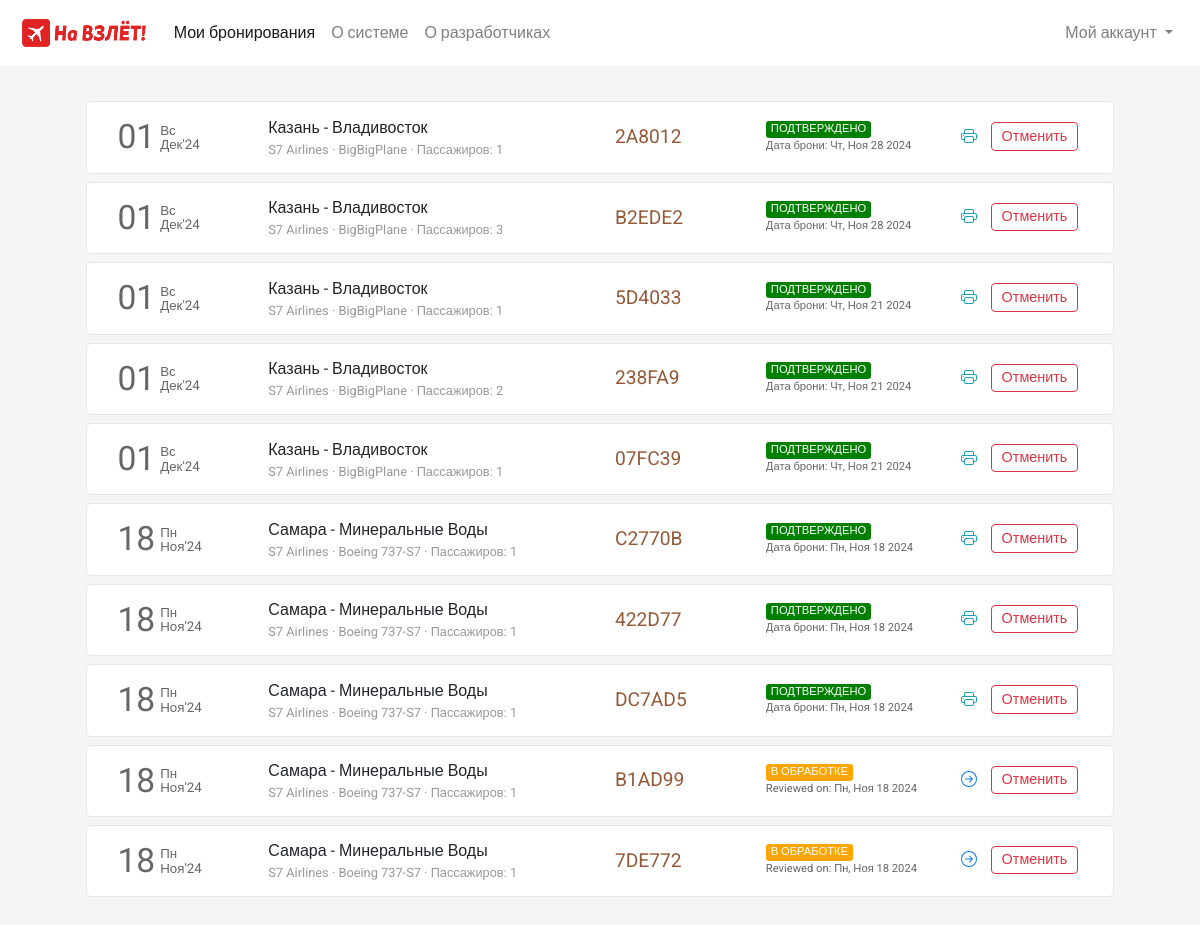
The page /flight/bookings (signed in) on the database as committed earlier.
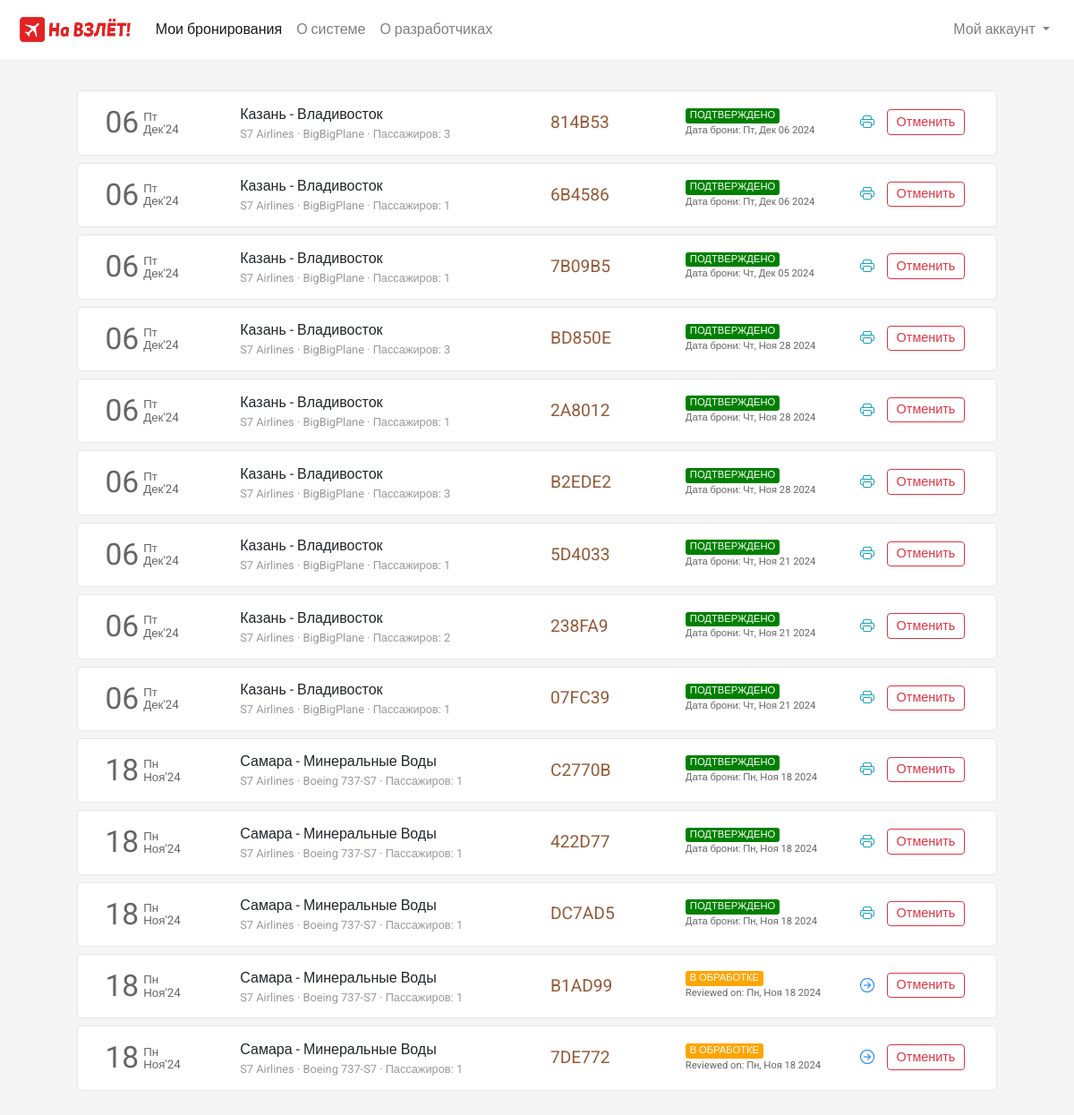
The same page on the database as committed later.
### flight/models.py (models this page shows, shortened)
class Ticket(models.Model):
    user = models.ForeignKey(User,on_delete=models.CASCADE,related_name="bookings", blank=True, null=True)
    ref_no = models.CharField(max_length=6, unique=True, null=True)
    flight = models.ForeignKey(Flight, on_delete=models.CASCADE, related_name="tickets", blank=True, null=True)
    mobile = models.CharField(max_length=45, null=True)
    email = models.EmailField(max_length=45, null=True)
    passengers = models.ManyToManyField(Passenger, null=True, default=None, related_name="flight_tickets")
    status = models.CharField(max_length=45, choices=TICKET_STATUS, default='PENDING')
    booking_date = models.DateTimeField(default=datetime.now)
    @property
    def depart_date(self):
        return self.flight.depart_datetime.date()
    @property
    def transport_company(self):
        return self.flight.transport_company_name
    @property
    def plane(self):
        return self.flight.plane_name

class Flight(models.Model):
    code = models.CharField(max_length=6, unique=True, null=False, default="AB1234")
    origin = models.ForeignKey(Place, on_delete=models.CASCADE, related_name="departures")
    destination = models.ForeignKey(Place, on_delete=models.CASCADE, related_name="arrivals")
    depart_datetime = models.DateTimeField(null=False, default=datetime(2025, 1, 1, 0, 0))
    arrival_datetime = models.DateTimeField(null=False, default=datetime(2025, 1, 2, 0, 0))
    economy_seat_cost = models.FloatField(null=False, default=1.0)
    business_seat_cost = models.FloatField(null=False, default=1.0)
    active = models.BooleanField(default=True)
    planeid = models.ForeignKey(Plane, null=True, on_delete=models.CASCADE)
    """ @property
    def has_free_eco_seats(self):
        return Seat.objects.filter(plane=self.planeid, seat_class__name="Эконом", available=True).exists()
     """
    """ @property
    def has_free_bus_seats(self):
        return Seat.objects.filter(plane=self.planeid, seat_class__name="Бизнес", available=True).exists()
 """
    @property
    def transport_company_name(self):
        return self.planeid.transport_company.name if self.planeid and self.planeid.transport_company else None
    @property
    def plane_name(self):
        return self.planeid.name if self.planeid else None

class Place(models.Model):
    city = models.CharField(
        max_length=25,
        validators=[
            RegexValidator(r'^[a-zA-Zа-яА-Я\s\-]{3,25}$', 'Только буквы, пробелы и дефисы')
        ],
        null=False,
        verbose_name="Название города",
        unique=True
    )
    code = models.CharField(
        max_length=4,
        validators=[
            RegexValidator(r'^[a-zA-Zа-яА-Я]{3,4}$', 'Только буквы')
        ],
        null=False,
        verbose_name="Код"
    )

class Plane(models.Model):
    name = models.CharField(max_length=20, null=False,
        verbose_name="Название")
    transport_company = models.ForeignKey(TransportCompany, on_delete=models.CASCADE,
        verbose_name="Авиакомпания")
    plane_model = models.ForeignKey(PlaneModel, on_delete=models.CASCADE,
        verbose_name="Модель")

class TransportCompany(models.Model):
    name = models.CharField(max_length=64, null=False,
        verbose_name="Название компании")

### flight/views.py (the view)
# urls.py: path('flight/bookings', views.bookings, name="bookings"),
def bookings(request):
    if request.user.is_authenticated:
        tickets = Ticket.objects.filter(user=request.user).order_by('-booking_date')
        return render(request, 'flight/bookings.html', {
            'page': 'bookings',
            'tickets': tickets
        })
    else:
        return HttpResponseRedirect(reverse('login'))

### flight/templates/flight/bookings.html (shortened to what the changed rows need)
{% extends 'flight/layout.html' %}
{% load static %}
{% block head %}
    <link rel="stylesheet" href="{% static 'css/bookings_style.css' %}">
{% endblock head %}
{% block body %}
    <section class="section section1">
        <div class="container">
            {% if tickets %}
                {% for ticket in tickets %}
                    <div class="row each-booking-div" id="{{ticket.ref_no}}">
                        <div class="col-2" style="display: flex;">
                            <div style="display: flex; color: #666666; margin-top: auto;">
                                <div>
                                    <span style="font-size: 2.1em;">{{ticket.depart_date | date:"d"}}</span>
                                </div>
                                <div style="font-size: smaller; display: flex; margin: auto 0; padding-left: 5px; line-height: 1em;">
                                    <div style="margin: auto;">
                                        <div style="margin-bottom: 1px;">{{ticket.depart_date | date:"D"}}</div>
                                        <div style="margin-top: 1px;">{{ticket.depart_date | date:"M'y"}}</div>
                                    </div>
                                </div>
                            </div>
                        </div>
                        <div class="col-4 middle-div">
                            <div style="width:100%">
                                <div class="row places-div" style=" display: flex;">
                                    <div style="max-width: 45%;">{{ticket.flight.origin.city}}</div>
                                    <div>&nbsp;-&nbsp;</div>
                                    <div style="max-width: 45%;">{{ticket.flight.destination.city}}</div>
                                </div>
                                <div class="row places-div" style="font-size: .8em; color: #999999; ">
                                    <div style="max-width: 100%;">{{ticket.transport_company}} &middot; {{ticket.plane}} &middot; Пассажиров: {{ticket.passengers.count}} </div>
                                </div>
                            </div>
                        </div>
                        <div class="col-2 middle-div">
                            <div style="font-size: 1.2em; color: #945937;">{{ticket.ref_no}}</div>
                        </div>
                        <div class="col-2 middle-div">
                            <div>
                                <div class="row status-div">
                                    {% if ticket.status == 'CONFIRMED' %}
                                        <div class="green">ПОДТВЕРЖДЕНО</div>
                                    {% endif %}
                                    {% if ticket.status == 'PENDING' %}
                                        <div class="orange">В ОБРАБОТКЕ</div>
                                    {% endif %}
                                </div>
                                <div class="row booking-date-div" style="font-size: .7em; color: #666;">
                                    {% if ticket.status == 'CONFIRMED' %}
                                        Дата брони: {{ticket.booking_date | date:"D, M d Y"}}
                                    {% endif %}
                                    {% if ticket.status == 'PENDING' %}
                                        Reviewed on: {{ticket.booking_date | date:"D, M d Y"}}
                                    {% endif %}
                                </div>
                            </div>
                        </div>
                        <div class="col-2 last-div">
                            <div>
                                <div class="ticket-action-div">
                                    {% if ticket.status == 'CONFIRMED' %}
                                        <form action="{% url 'getticket' %}" method="get" target="_blank">
                                            <button type="submit" class="btn btn-outline-info btnp pbtn">
                                            </button>
                                        </form>
                                        <button class="btn btn-outline-danger btnp cbtn"  data-ref="{{ticket.ref_no}}" onclick="popup(this)">Отменить</button>
                                    {% endif %}
                                    {% if ticket.status == 'PENDING' %}
                                        <form action="{% url 'resumebooking' %}" method="POST">
                                            <button type="submit" class="btn btn-outline-primary btnp rbtn">
                                            </button>
                                        </form>
                                        <button type="button" class="btn btn-outline-danger btnp cbtn" data-ref="{{ticket.ref_no}}" onclick="popup(this)">Отменить</button>
                                    {% endif %}
                                </div>
                            </div>
                        </div>
                    </div>
                {% endfor %}
            {% endif %}
        </div>
    </section>
{% endblock %}

Rows that differ between the two databases and show on the page:
added Ticket: depart_date "06", depart_date "Пт", depart_date "Дек'24", flight.origin.city "Казань", flight.destination.city "Владивосток", transport_company "S7 Airlines", plane "BigBigPlane", passengers.count "3", ref_no "814B53", status "ПОДТВЕРЖДЕНО", booking_date "Пт, Дек 06 2024"
added Ticket: depart_date "06", depart_date "Пт", depart_date "Дек'24", flight.origin.city "Казань", flight.destination.city "Владивосток", transport_company "S7 Airlines", plane "BigBigPlane", passengers.count "1", ref_no "6B4586", status "ПОДТВЕРЖДЕНО", booking_date "Пт, Дек 06 2024"
added Ticket: depart_date "06", depart_date "Пт", depart_date "Дек'24", flight.origin.city "Казань", flight.destination.city "Владивосток", transport_company "S7 Airlines", plane "BigBigPlane", passengers.count "1", ref_no "7B09B5", status "ПОДТВЕРЖДЕНО", booking_date "Чт, Дек 05 2024"
added Ticket: depart_date "06", depart_date "Пт", depart_date "Дек'24", flight.origin.city "Казань", flight.destination.city "Владивосток", transport_company "S7 Airlines", plane "BigBigPlane", passengers.count "3", ref_no "BD850E", status "ПОДТВЕРЖДЕНО", booking_date "Чт, Ноя 28 2024"
changed through a linked row, Ticket (number 5 of 14 on the later page): depart_date "01" → "06"; depart_date "Вс" → "Пт"
changed through a linked row, Ticket "B2EDE2": depart_date "01" → "06"; depart_date "Вс" → "Пт"
changed through a linked row, Ticket (number 7 of 14 on the later page): depart_date "01" → "06"; depart_date "Вс" → "Пт"
changed through a linked row, Ticket "238FA9": depart_date "01" → "06"; depart_date "Вс" → "Пт"
changed through a linked row, Ticket "07FC39": depart_date "01" → "06"; depart_date "Вс" → "Пт"
